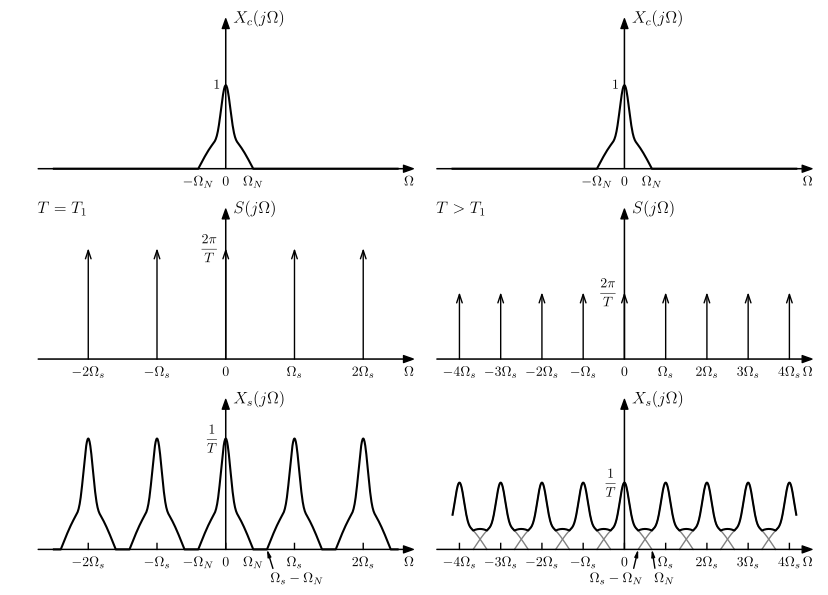

Source code (Python):
import matplotlib.pyplot as plt
import numpy as np
import math

__author__ = 'ernesto'

# use latex
plt.rcParams['text.usetex'] = True
plt.rcParams['text.latex.preview'] = True
plt.rcParams['text.latex.preamble'] = [r'\usepackage{amsmath}']


# auxiliar function for plot ticks of equal length in x and y axis despite its scales.
def convert_display_to_data_coordinates(transData, length=10):
    # create a transform which will take from display to data coordinates
    inv = transData.inverted()
    # transform from display coordinates to data coordinates in x axis
    data_coords = inv.transform([(0, 0), (length, 0)])
    # get the length of the segment in data units
    yticks_len = data_coords[1, 0] - data_coords[0, 0]
    # transform from display coordinates to data coordinates in y axis
    data_coords = inv.transform([(0, 0), (0, length)])
    # get the length of the segment in data units
    xticks_len = data_coords[1, 1] - data_coords[0, 1]
    return xticks_len, yticks_len


def create_signal_spectrum(NomegaN):
    X = np.sqrt(np.hanning(2 * NomegaN + 1))
    Lh = round(NomegaN / 2)
    X[NomegaN - Lh: NomegaN + Lh + 1] = X[NomegaN - Lh: NomegaN + Lh + 1] + 1.5 * np.hanning(2 * Lh + 1) ** 2
    return X / np.amax(X)


def create_impulse_train_spectrum(Nomega):
    # relleno de ceros para simplificar la construcción
    zpad = Nomega + 2 * NomegaN + 1
    Xs = np.zeros((Nfrec + 2 * zpad,))
    if0_aux = if0 + zpad
    # número de copias del espectro
    nc = math.ceil(((Nfrec - 1) / 2) / Nomega)
    for i in np.arange(-nc, nc + 1):
        # indice de la frecuencia central
        ic = if0_aux + i * Nomega
        Xs[ic - NomegaN: ic + NomegaN + 1] += X
    # se elimina el relleno de ceros
    return Xs[zpad: Nfrec + zpad]

#
# Parámetros
#
# Períodos de muestreo
T1 = 0.05
T2 = 0.083
# Correpondientes frecuencias de muestreo
omega1 = 2 * math.pi / T1
omega2 = 2 *math. pi / T2
# rango de frecuencias del eje horizontal
fmin = -2.5 * omega1
fmax = 2.5 * omega1
# frecuencia máxima del espectro de la señal continua
omegaN = 0.8 * omega1 / 2
# cantidad de frecuencias en el eje horizontal
Nfrec = 1001
omega = np.linspace(fmin, fmax, Nfrec, endpoint=True)
# índice del elemento de frecuencia 0
if0 = int((Nfrec - 1) / 2)
# intervalo de frecuencia entre dos muestras en el eje horizontal
Domega = (fmax - fmin) / (Nfrec - 1)
# se redefine omega1, omega2 y omegaN para que sean
# un número entero de muestras de frecuencia
Nomega1 = round(omega1 / Domega)
omega1 = Nomega1 * Domega
Nomega2 = round(omega2 / Domega)
omega2 = Nomega2 * Domega
NomegaN = round(omegaN / Domega)
omegaN = NomegaN * Domega

# Construcción del espectro
X = create_signal_spectrum(NomegaN)

# Construcción de Xc
Xc = np.zeros(omega.shape)
Xc[if0 - NomegaN: if0 + NomegaN + 1] = X

# Construcción de Xs1 y Xs2
Xs1 = create_impulse_train_spectrum(Nomega1)
Xs2 = create_impulse_train_spectrum(Nomega2)

# Gráficas

df = 30
xmin_ax = fmin - df
xmax_ax = fmax + df
ymin_ax =-0.1
ymax_ax = 1.8

display_length = 6
fontsize = 10
fontsize2 = 12
# x y ticks labels margin
xtm = -0.2
ytm = 14
ytm2 = -10
grey = [0.5, 0.5, 0.5]

fig = plt.figure(0, figsize=(10, 7), frameon=False)
### Xc(jw)
ax = plt.subplot2grid((3, 6), (0, 0), rowspan=1, colspan=3)
plt.xlim(xmin_ax, xmax_ax)
plt.ylim(ymin_ax, ymax_ax)
plt.annotate("", xytext=(xmin_ax, 0), xycoords='data', xy=(xmax_ax, 0), textcoords='data',
             arrowprops=dict(width=0.1, headwidth=5, headlength=7, facecolor='black', shrink=0.002))
plt.annotate("", xytext=(0, 0), xycoords='data', xy=(0, ymax_ax), textcoords='data',
             arrowprops=dict(width=0.1, headwidth=5, headlength=7, facecolor='black', shrink=0.002))

plt.plot(omega, Xc, 'k-', lw=1.5)

# etiquetas
plt.text(0, xtm, '$0$', fontsize=fontsize, ha='center', va='baseline')
plt.text(-omegaN, xtm, '$-\Omega_N$', fontsize=fontsize, ha='center', va='baseline')
plt.text(omegaN, xtm, '$\Omega_N$', fontsize=fontsize, ha='center', va='baseline')
plt.text(xmax_ax, xtm, '$\Omega$', fontsize=fontsize, ha='right', va='baseline')
plt.text(ytm2, 1, '$1$', fontsize=fontsize, ha='right', va='center')
plt.text(ytm, ymax_ax, '$X_c(j\Omega)$', fontsize=fontsize2, ha='left', va='center')
plt.axis('off')

### S(jw) con T1
ax = plt.subplot2grid((3, 6), (1, 0), rowspan=1, colspan=3)
plt.xlim(xmin_ax, xmax_ax)
plt.ylim(ymin_ax, ymax_ax)
plt.annotate("", xytext=(xmin_ax, 0), xycoords='data', xy=(xmax_ax, 0), textcoords='data',
             arrowprops=dict(width=0.1, headwidth=5, headlength=7, facecolor='black', shrink=0.002))
plt.annotate("", xytext=(0, 0), xycoords='data', xy=(0, ymax_ax), textcoords='data',
             arrowprops=dict(width=0.1, headwidth=5, headlength=7, facecolor='black', shrink=0.002))
Nomega = Nomega1
omega_a = omega1
nc = math.floor(((Nfrec - 1) / 2) / Nomega)
d_heigh = T2 / T1 * 0.8
for i in np.arange(-nc, nc + 1):
    plt.annotate(s='', xytext=(i * omega_a, 0), xy=(i * omega_a, d_heigh),
                 arrowprops=dict(arrowstyle='->, head_width=0.2, head_length=0.6', facecolor='black',
                                 shrinkA=0, shrinkB=0))
    if i == 0:
        plt.text(0, xtm, '$0$', fontsize=fontsize, ha='center', va='baseline')
    elif np.absolute(i) == 1:
        plt.text(i * omega_a, xtm, '$-\Omega_s$' if i < 0 else '$\Omega_s$', fontsize=fontsize, ha='center',
                 va='baseline')
    else:
        plt.text(i * omega_a, xtm, '${}\Omega_s$'.format(i), fontsize=fontsize, ha='center', va='baseline')

# etiquetas
plt.text(xmax_ax, xtm, '$\Omega$', fontsize=fontsize, ha='right', va='baseline')
plt.text(ytm2, d_heigh, '$\dfrac{2\pi}{T}$', fontsize=fontsize, ha='right', va='center')
plt.text(ytm, ymax_ax, '$S(j\Omega)$', fontsize=fontsize2, ha='left', va='center')
plt.text(xmin_ax, ymax_ax, '$T=T_1$', fontsize=fontsize2, ha='left', va='center')
plt.axis('off')

ax = plt.subplot2grid((3, 6), (2, 0), rowspan=1, colspan=3)
plt.xlim(xmin_ax, xmax_ax)
plt.ylim(ymin_ax, ymax_ax)
# horizontal and vertical ticks length
xtl, ytl = convert_display_to_data_coordinates(ax.transData, length=display_length)
plt.annotate("", xytext=(xmin_ax, 0), xycoords='data', xy=(xmax_ax, 0), textcoords='data',
             arrowprops=dict(width=0.1, headwidth=5, headlength=7, facecolor='black', shrink=0.002))
plt.annotate("", xytext=(0, 0), xycoords='data', xy=(0, ymax_ax), textcoords='data',
             arrowprops=dict(width=0.1, headwidth=5, headlength=7, facecolor='black', shrink=0.002))
plt.plot(omega, Xs1 * d_heigh, 'k-', lw=1.5)
for i in np.arange(-nc, nc + 1):
    plt.plot([i * omega_a, i * omega_a], [0, xtl], 'k-', lw=1)
    if i == 0:
        plt.text(0, xtm, '$0$', fontsize=fontsize, ha='center', va='baseline')
    elif np.absolute(i) == 1:
        plt.text(i * omega_a, xtm, '$-\Omega_s$' if i < 0 else '$\Omega_s$', fontsize=fontsize, ha='center',
                 va='baseline')
    else:
        plt.text(i * omega_a, xtm, '${}\Omega_s$'.format(i), fontsize=fontsize, ha='center', va='baseline')
# etiquetas
plt.text(omegaN, xtm, '$\Omega_N$', fontsize=fontsize, ha='center', va='baseline')
plt.text(-omegaN, xtm, '$-\Omega_N$', fontsize=fontsize, ha='center', va='baseline')
plt.text(xmax_ax, xtm, '$\Omega$', fontsize=fontsize, ha='right', va='baseline')
plt.text(ytm2, d_heigh, '$\dfrac{1}{T}$', fontsize=fontsize, ha='right', va='center')
plt.text(ytm, ymax_ax, '$X_s(j\Omega)$', fontsize=fontsize2, ha='left', va='center')
plt.annotate('$\Omega_s-\Omega_N$', xytext=(omega_a - omegaN + 6, -0.35), xycoords='data', xy=(omega_a - omegaN, 0),
             textcoords='data', fontsize=fontsize, va="center", ha="left",
             arrowprops=dict(arrowstyle="-|>, head_width=0.1, head_length=0.4", facecolor='black', relpos=(0.08, 0.9),
                             patchA=None, patchB=None, shrinkA=4, shrinkB=0))


plt.axis('off')

##########
# T>T1
##########

### Xc(jw)
ax = plt.subplot2grid((3, 6), (0, 3), rowspan=1, colspan=3)
plt.xlim(xmin_ax, xmax_ax)
plt.ylim(ymin_ax, ymax_ax)
plt.annotate("", xytext=(xmin_ax, 0), xycoords='data', xy=(xmax_ax, 0), textcoords='data',
             arrowprops=dict(width=0.1, headwidth=5, headlength=7, facecolor='black', shrink=0.002))
plt.annotate("", xytext=(0, 0), xycoords='data', xy=(0, ymax_ax), textcoords='data',
             arrowprops=dict(width=0.1, headwidth=5, headlength=7, facecolor='black', shrink=0.002))

plt.plot(omega, Xc, 'k-', lw=1.5)

# etiquetas
plt.text(0, xtm, '$0$', fontsize=fontsize, ha='center', va='baseline')
plt.text(-omegaN, xtm, '$-\Omega_N$', fontsize=fontsize, ha='center', va='baseline')
plt.text(omegaN, xtm, '$\Omega_N$', fontsize=fontsize, ha='center', va='baseline')
plt.text(xmax_ax, xtm, '$\Omega$', fontsize=fontsize, ha='right', va='baseline')
plt.text(ytm2, 1, '$1$', fontsize=fontsize, ha='right', va='center')
plt.text(ytm, ymax_ax, '$X_c(j\Omega)$', fontsize=fontsize2, ha='left', va='center')
plt.axis('off')

### S(jw) con T>T1
ax = plt.subplot2grid((3, 6), (1, 3), rowspan=1, colspan=3)
plt.xlim(xmin_ax, xmax_ax)
plt.ylim(ymin_ax, ymax_ax)
plt.annotate("", xytext=(xmin_ax, 0), xycoords='data', xy=(xmax_ax, 0), textcoords='data',
             arrowprops=dict(width=0.1, headwidth=5, headlength=7, facecolor='black', shrink=0.002))
plt.annotate("", xytext=(0, 0), xycoords='data', xy=(0, ymax_ax), textcoords='data',
             arrowprops=dict(width=0.1, headwidth=5, headlength=7, facecolor='black', shrink=0.002))
Nomega = Nomega2
omega_a = omega2
nc = math.floor(((Nfrec - 1) / 2) / Nomega)
d_heigh = 0.8
for i in np.arange(-nc, nc + 1):
    plt.annotate(s='', xytext=(i * omega_a, 0), xy=(i * omega_a, d_heigh),
                 arrowprops=dict(arrowstyle='->, head_width=0.2, head_length=0.6', facecolor='black',
                                 shrinkA=0, shrinkB=0))
    if i == 0:
        plt.text(0, xtm, '$0$', fontsize=fontsize, ha='center', va='baseline')
    elif np.absolute(i) == 1:
        plt.text(i * omega_a, xtm, '$-\Omega_s$' if i < 0 else '$\Omega_s$', fontsize=fontsize, ha='center',
                 va='baseline')
    else:
        plt.text(i * omega_a, xtm, '${}\Omega_s$'.format(i), fontsize=fontsize, ha='center', va='baseline')

# etiquetas
plt.text(xmax_ax, xtm, '$\Omega$', fontsize=fontsize, ha='right', va='baseline')
plt.text(ytm2, d_heigh, '$\dfrac{2\pi}{T}$', fontsize=fontsize, ha='right', va='center')
plt.text(ytm, ymax_ax, '$S(j\Omega)$', fontsize=fontsize2, ha='left', va='center')
plt.text(xmin_ax, ymax_ax, '$T>T_1$', fontsize=fontsize2, ha='left', va='center')
plt.axis('off')

ax = plt.subplot2grid((3, 6), (2, 3), rowspan=1, colspan=3)
plt.xlim(xmin_ax, xmax_ax)
plt.ylim(ymin_ax, ymax_ax)
# horizontal and vertical ticks length
xtl, ytl = convert_display_to_data_coordinates(ax.transData, length=display_length)
plt.annotate("", xytext=(xmin_ax, 0), xycoords='data', xy=(xmax_ax, 0), textcoords='data',
             arrowprops=dict(width=0.1, headwidth=5, headlength=7, facecolor='black', shrink=0.002))
plt.annotate("", xytext=(0, 0), xycoords='data', xy=(0, ymax_ax), textcoords='data',
             arrowprops=dict(width=0.1, headwidth=5, headlength=7, facecolor='black', shrink=0.002))
plt.plot(omega, Xs2 * d_heigh, 'k-', lw=1.5)
for i in np.arange(-nc, nc + 1):
    plt.plot([i * omega_a, i * omega_a], [0, xtl], 'k-', lw=1)
    if i == 0:
        plt.text(0, xtm, '$0$', fontsize=fontsize, ha='center', va='baseline')
    elif np.absolute(i) == 1:
        plt.text(i * omega_a, xtm, '$-\Omega_s$' if i < 0 else '$\Omega_s$', fontsize=fontsize, ha='center',
                 va='baseline')
    else:
        plt.text(i * omega_a, xtm, '${}\Omega_s$'.format(i), fontsize=fontsize, ha='center', va='baseline')
# graficas de los  espectros sin solaparse
for i in np.arange(-nc, nc + 1):
    # indice de la muestra central del espectro
    ic = if0 + i * Nomega
    # indices de la muestra inicial y final del espectro
    ii = ic - NomegaN
    ie = ic + NomegaN + 1
    if ii < 0:
        plt.plot(omega[0: ie], d_heigh * X[-ii:], color=grey, lw=1, zorder=1)
    elif ie > Nfrec + 1:
        plt.plot(omega[ii: Nfrec + 1], d_heigh * X[: -(ie - Nfrec)], color=grey, lw=1, zorder=1)
    else:
        plt.plot(omega[ii: ie], d_heigh * X, color=grey, lw=1, zorder=1)

# etiquetas
plt.text(xmax_ax, xtm, '$\Omega$', fontsize=fontsize, ha='right', va='baseline')
plt.text(ytm2, d_heigh, '$\dfrac{1}{T}$', fontsize=fontsize, ha='right', va='center')
plt.text(ytm, ymax_ax, '$X_s(j\Omega)$', fontsize=fontsize2, ha='left', va='center')
plt.annotate('$\Omega_N$', xytext=(omegaN + 4, -0.35), xycoords='data', xy=(omegaN, 0),
             textcoords='data', fontsize=fontsize, va="center", ha="left",
             arrowprops=dict(arrowstyle="-|>, head_width=0.1, head_length=0.4", facecolor='black', relpos=(0.08, 0.9),
                             patchA=None, patchB=None, shrinkA=4, shrinkB=0))
plt.annotate('$\Omega_s-\Omega_N$', xytext=(omega_a - omegaN + 9, -0.35), xycoords='data', xy=(omega_a - omegaN, 0),
             textcoords='data', fontsize=fontsize, va="center", ha="right",
             arrowprops=dict(arrowstyle="-|>, head_width=0.1, head_length=0.4", facecolor='black', relpos=(0.8, 0.9),
                             patchA=None, patchB=None, shrinkA=4, shrinkB=0))
plt.axis('off')

plt.savefig('sampling_impulse_modulator_frequency_representation.pdf', bbox_inches='tight')

plt.show()
